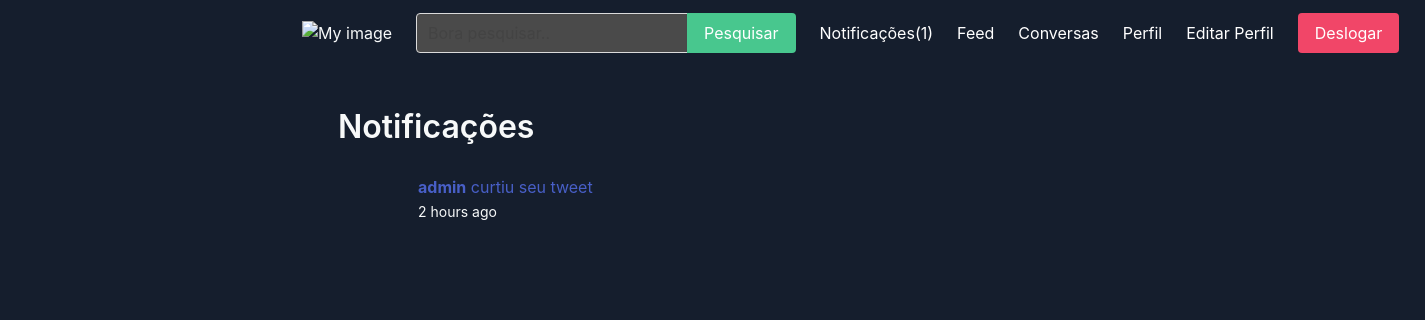
The page /notifications/ (signed in) on the database as committed earlier.
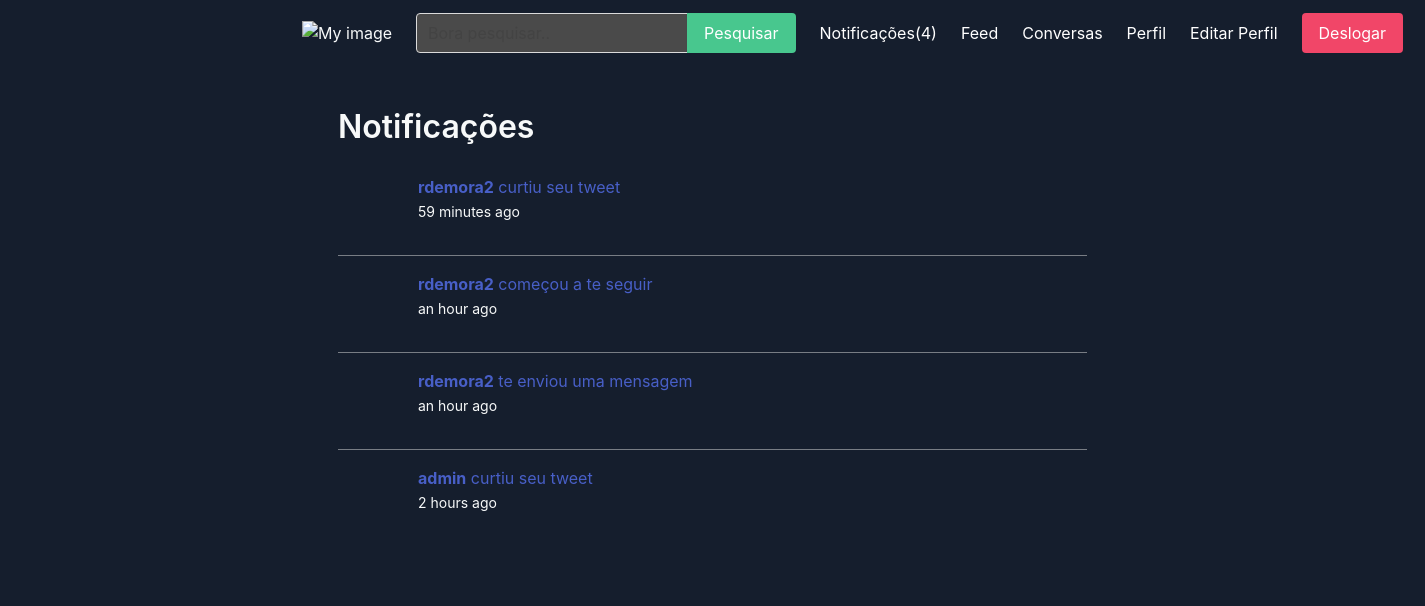
The same page on the database as committed later.
### apps/notification/models.py (models this page shows)
class Notification(models.Model):
    MESSAGE = 'message'
    FOLLOWER = 'follower'
    LIKE = 'like'
    MENTION = 'mention'
    CHOICES = (
        (MESSAGE, 'Message'),
        (FOLLOWER, 'Follower'),
        (LIKE, 'Like'),
        (MENTION, 'Mention')
    )
    to_user = models.ForeignKey(User, related_name='notifications', on_delete=models.CASCADE)
    notification_type = models.CharField(max_length=20, choices=CHOICES)
    is_read = models.BooleanField(default=False)
    created_at = models.DateTimeField(auto_now_add=True)
    created_by = models.ForeignKey(User, related_name='creatednotifications', on_delete=models.CASCADE)
    class Meta:
        ordering = ['-created_at']

### apps/notification/views.py (the view, shortened to what this page needs)
# urls.py: path('notifications/', notifications, name='notifications'),
@login_required
def notifications(request):
    goto = request.GET.get('goto', '')
    notification_id = request.GET.get('notification', 0)
    return render(request, 'notification/notifications.html')

### apps/notification/context_processors.py (called while the page is built)
def notifications(request):
    if request.user.is_authenticated:
        return {'notifications': request.user.notifications.filter(is_read=False)}
    else:
        return {'notifications': []}

### apps/notification/templates/notification/notifications.html (shortened to what this page needs)
{% extends 'core/base.html' %} {% load humanize %} {% block content %}
<div class="container">
  <div class="columns">
    <div class="column is-12">
      <h1 class="title">Notificações</h1>
      <div class="wrapper-oinks">
        {% for notification in notifications %}
        <article class="media">
          <figure class="media-left">
            <p class="image is-64x64">
            </p>
          </figure>
          <div class="media-content">
            <div class="content">
              <p>
                {% if notification.notification_type == 'message' %}
                <a
                  href="{% url 'notifications' %}?goto=conversation&notification={{ notification.id }}"
                >
                  <strong>{{ notification.created_by.username }}</strong> te
                  enviou uma mensagem<br />
                  <small>{{ notification.created_at|naturaltime }}</small>
                </a>
                {% elif notification.notification_type == 'follower' %}
                <a
                  href="{% url 'notifications' %}?goto=profile&notification={{ notification.id }}"
                >
                  <strong>{{ notification.created_by.username }}</strong>
                  começou a te seguir<br />
                  <small>{{ notification.created_at|naturaltime }}</small>
                </a>
                {% elif notification.notification_type == 'like' %}
                <a
                  href="{% url 'notifications' %}?goto=profile&notification={{ notification.id }}"
                >
                  <strong>{{ notification.created_by.username }}</strong> curtiu
                  seu tweet<br />
                  <small>{{ notification.created_at|naturaltime }}</small>
                </a>
                {% endif %}
              </p>
            </div>
          </div>
        </article>
        {% endfor %}
      </div>
    </div>
  </div>
</div>
{% endblock %}

### apps/core/templates/core/base.html (shortened to what this page needs)
<!DOCTYPE html>
{% load static %}
<html>
  <head>
    <link
      rel="stylesheet"
      href="https://cdn.jsdelivr.net/npm/bulma@0.9.0/css/bulma.min.css"
    />
    <link rel="stylesheet" href="{% static 'css/main.css' %}" />
  </head>
  <body>
    <nav class="navbar is-info" role="navigation">
      <div class="navbar-brand">
        <a href="/" class="navbar-item">
          <img
            src="https://upload.wikimedia.org/wikipedia/pt/thumb/3/3d/Twitter_logo_2012.svg/2534px-Twitter_logo_2012.svg.png"
            alt="My image"
        /></a>
      </div>
      <div class="navbar-menu">
        <div class="navbar-start">
          <div class="navbar-item">
            <form method="get" action="{% url 'search' %}">
              <div class="field has-addons">
                <div class="control">
                  <input
                    type="text"
                    class="input has has-background-grey-dark"
                    placeholder="Bora pesquisar.."
                    name="query"
                  />
                </div>
                <div class="control">
                  <button class="button is-success">Pesquisar</button>
                </div>
              </div>
            </form>
          </div>
        </div>
        <div class="navbar-end">
          {% if request.user.is_authenticated %}
          <a href="{% url 'notifications' %}" class="navbar-item"
            >Notificações({{ notifications.count }})</a
          >
          <a href="{% url 'feed' %}" class="navbar-item">Feed</a>
          <a href="{% url 'conversations' %}" class="navbar-item">Conversas</a>
          <a
            href="{% url 'profile' request.user.username %}"
            class="navbar-item"
            >Perfil</a
          >
          <a href="{% url 'edit_profile' %}" class="navbar-item"
            >Editar Perfil</a
          >
          {% endif %}
          <div class="navbar-item">
            <div class="buttons">
              {% if request.user.is_authenticated %}
              <a href="{% url 'logout' %}" class="button is-danger">Deslogar</a>
              {% else %}
              <a href="{% url 'signup' %}" class="button is-success"
                ><strong>Registrar</strong></a
              >
              <a href="{% url 'login' %}" class="button is-light">Logar</a>
              {% endif %}
            </div>
          </div>
        </div>
      </div>
    </nav>
    <section class="section">{% block content %} {% endblock %}</section>
  </body>
</html>

### static/css/main.css (style rules this page uses)
body { padding: 5px 290px; background: #151e2d; height: 100vh; }
* { background: #151e2d; color: #f7f9f9; }
.wrapper-oinks { margin-top: 30px; }
.title { color: #f7f9f9; }

Rows that differ between the two databases and show on the page:
added Notification: created_by.username "rdemora2", created_at "59 minutes ago"
added Notification: created_by.username "rdemora2", created_at "an hour ago"
added Notification: created_by.username "rdemora2", created_at "an hour ago"
Other text that changed with them:
{{ notifications.count }}: "1" → "4"
